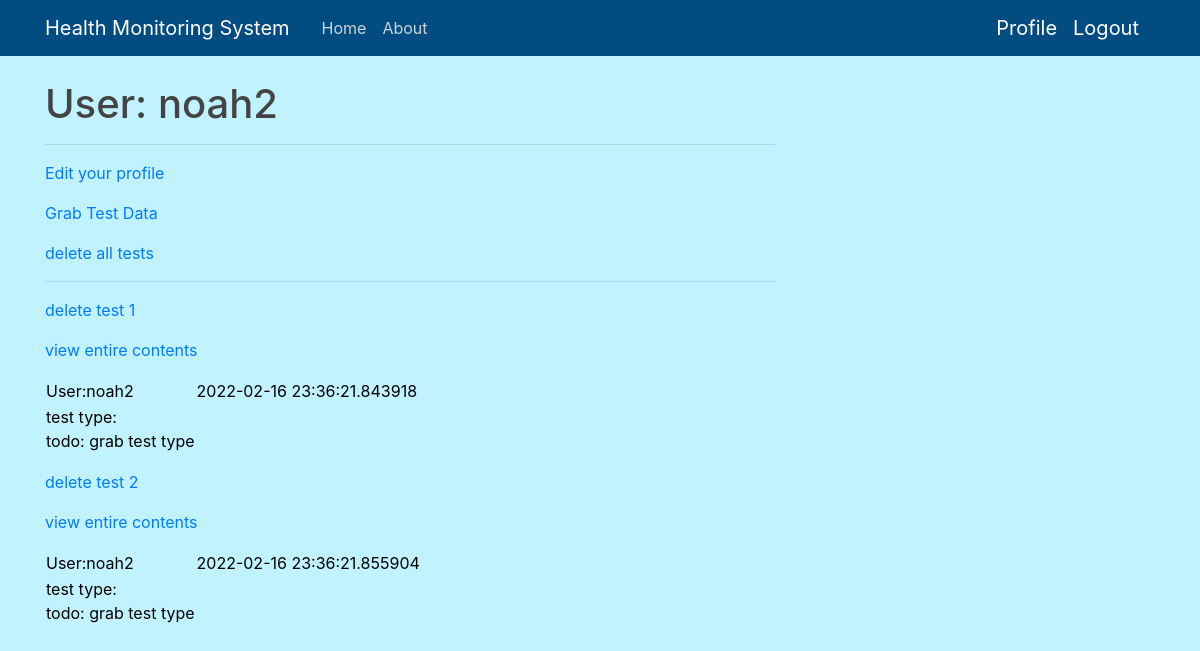
Page /user/noah2 (signed in) on the committed database.
### app.py (models this page shows, shortened)
class User(UserMixin, db.Model):
    id = db.Column(db.Integer, primary_key=True)
    username = db.Column(db.String(64), index=True, unique=True)
    email = db.Column(db.String(120), index=True, unique=True)      # email field format is validated
    DOB = db.Column(db.String(6), index=True, unique=True)          # DOB field format is validated
    password_hash = db.Column(db.String(128))
    packets = db.relationship("Packet", backref='author', lazy='dynamic')
    packet_count = db.Column(db.Integer, index=True, unique=False)
    admin = db.Column(db.Integer, index=True, default=False)

class Packet(db.Model):
    id = db.Column(db.Integer, primary_key=True)
    body = db.Column(db.String(500))
    timestamp = db.Column(db.DateTime, index=True, default=datetime.utcnow)
    user_id = db.Column(db.Integer, db.ForeignKey('user.id'))
    test_type = db.Column(db.String(40))

### app.py (the view)
@app.route('/user/<username>')
@login_required
def user(username):
    user = User.query.filter_by(username=username).first_or_404()
    return render_template('user.html', user=user, packets=user.packets.all())

### app.py (called while the page is built)
@login.user_loader
def load_user(id):
    return User.query.get(int(id))

### templates/user.html (shortened to what this page needs)
{% extends "base.html" %}
{% block content %}
    <h1>User: {{ user.username }}</h1>
    <hr>
    {% if user == current_user %}
    <p><a href="{{ url_for('edit_profile') }}">Edit your profile</a></p>
    <p><a href="{{ url_for('newtest', username=current_user.username) }}">Grab Test Data</a></p>
    <p><a href="{{ url_for('delete_all_tests', username=current_user.username) }}">delete all tests</a></p>
    <hr>
    {% for packet in packets %}
    <p>
        {% include '_packet.html' %}
    </p>
    {% endfor %}
    {% endif %}
{% endblock %}

### templates/_packet.html
<table>
        <tr valign="top">
            <td>User:{{ packet.author.username}}</td>
            <td>{{packet.timestamp}}</td>
            <p><a href="{{ url_for('deletetest', username=current_user.username, packet_id=packet.id) }}">delete test {{packet.id}}</a></p>
            <p><a href="{{ url_for('open_packet', username=current_user.username, packet_id=packet.id) }}">view entire contents</a></p>
        </tr>
        <td> test type:<br>{{ packet.test_type }} </td>
    </table>

### static/main.css (style rules this page uses)
body { background: #c0f2ff; color: #000000; margin-top: 5rem; }
h1, h2, h3, h4, h5, h6 { color: #444444; }

### rows in the picture
User: username "noah2"
Packet: author.username "noah2", timestamp "2022-02-16 23:36:21.843918", id "1", test_type "todo: grab test type"
Packet: author.username "noah2", timestamp "2022-02-16 23:36:21.855904", id "2", test_type "todo: grab test type"
